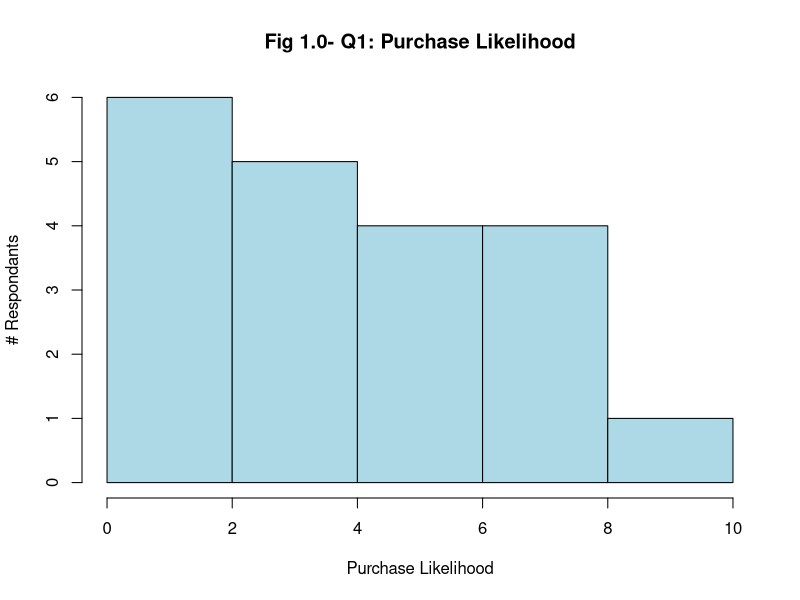

Recreate this plot in R.
## ---- chunk 1
# Load the data
survey_data <- read.csv("data/survey_data_1_20.csv")
survey_data

## ---- chunk 2
median_pl <- median(survey_data$Purchase.Likelihood)
sd_pl <- sd(survey_data$Purchase.Likelihood)

## ---- chunk 3
# Create a histogram of the puchase likelihood
hist(survey_data$Purchase.Likelihood,
     main = "Fig 1.0- Q1: Purchase Likelihood",
     xlab = "Purchase Likelihood",
     ylab = "# Respondants",
     col = "lightblue",
     border = "black")
